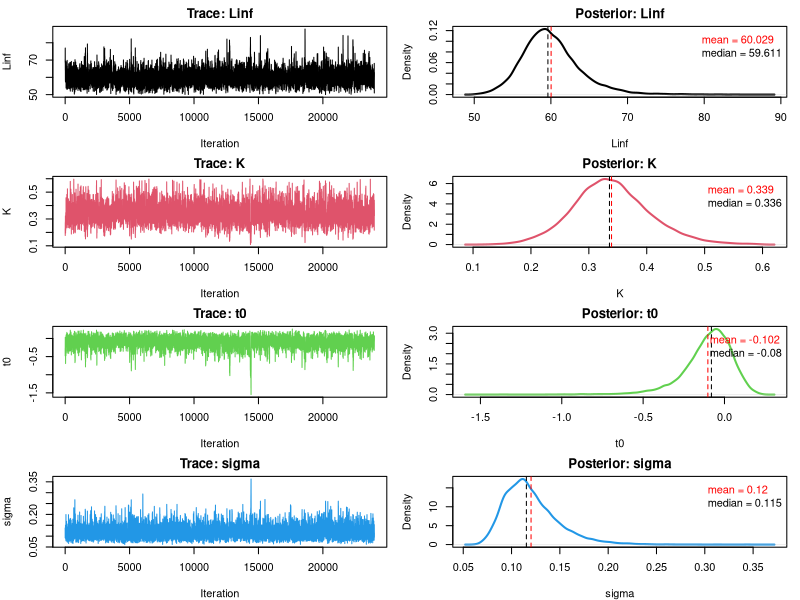
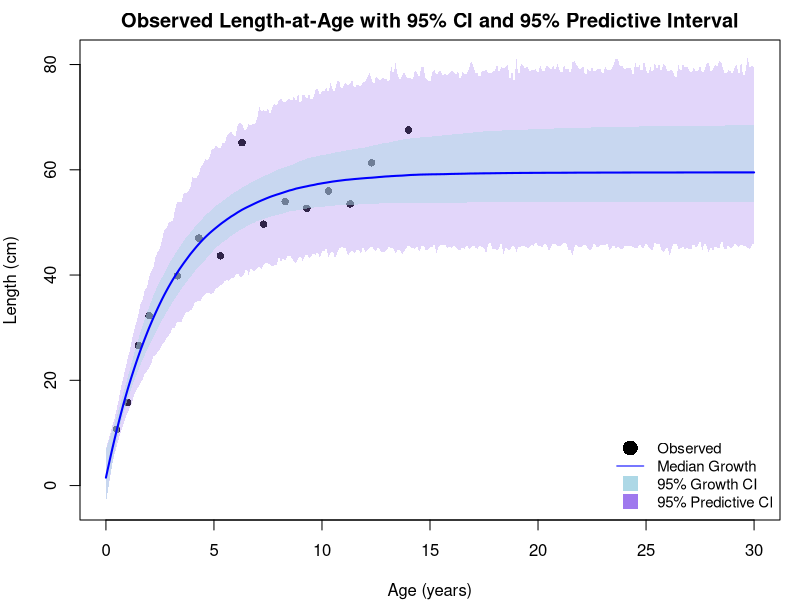
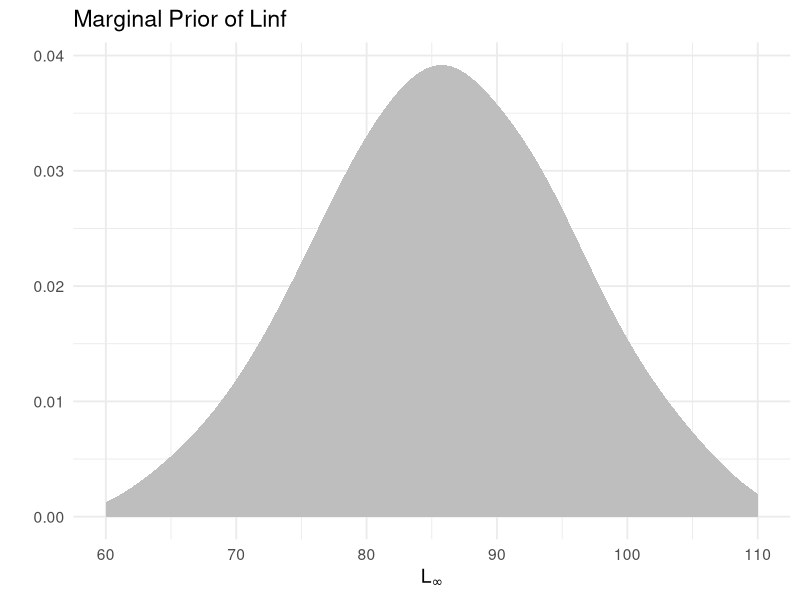
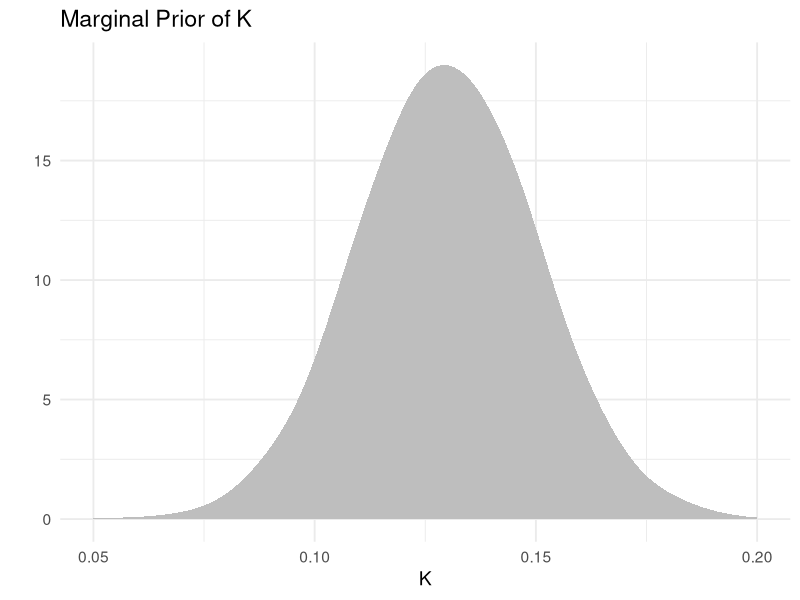

Write the R code that produced these figures, in order. (Note: this script raises an error after producing the figures.)
# 1.
age <- c(0.5, 1, 1.5, 2, 3.3, 4.3, 5.3, 6.3, 7.3, 8.3, 9.3, 10.3, 11.3, 12.3, 14)
length <- c(10.67, 15.81, 26.63, 32.29, 39.85, 47.03, 43.65, 65.15, 49.68, 53.97, 
            52.69, 55.98, 53.51, 61.32, 67.56)

log_likelihood <- function(params){
  Linf <- params[1]
  K <- params[2]
  t0 <- params[3]
  sigma <- params[4]
  
  if (Linf <= 0 || K <= 0 || sigma <= 0) return(-Inf)
  
  L_hat <- Linf * (1 - exp(-K * (age - t0)))
  L_hat[L_hat <= 0] <- 1e-6
  
  ll <- -sum((log(length) - log(L_hat)) ^ 2) / (2 * sigma ^ 2) - length(length) * log(sigma)
  return(ll)
}

#prior function with uniform distribution
log_prior <- function(params){
  Linf <- params[1]
  K <- params[2]
  t0 <- params[3]
  sigma <- params[4]
  
  if(Linf < 50 || Linf > 100) return(-Inf)
  if (K < 0.01 || K > 0.6) return(-Inf)
  if (t0 < -2 || t0 > 1) return(-Inf)
  if (sigma < 0.01 || sigma > 0.5) return(-Inf)
  
  return(0)
}

#MCMC
set.seed(123)

n_iter <- 300000
params <- matrix(NA, nrow = n_iter, ncol = 4)
params[1, ] <- c(59.32, 0.34, -0.06, 0.10) #start by MLE value

for(i in 2:n_iter){
  current <- params[i - 1, ]
  
  proposal <- current + rnorm(4, mean = 0, sd = c(2, 0.03, 0.05, 0.01))
  
  log_post_current <- log_likelihood(current) + log_prior(current)
  log_post_proposal <- log_likelihood(proposal) + log_prior(proposal)
  
  r <- exp(log_post_proposal - log_post_current)
  
  if(runif(1) < r){
    params[i, ] <- proposal
  }else{
   params[i, ] <- current 
  }
}

burnin <- n_iter * 0.2
thinning <- 10
posterior <- as.data.frame(params[seq(burnin + 1, n_iter, by = thinning), ])
colnames(posterior) <- c("Linf", "K", "t0", "sigma")

#trace plot and posterior density
par(mfrow = c(4, 2), mar = c(4, 4, 2, 1))

for(i in 1:4){
  name <- colnames(posterior)[i]
  vec <- posterior[[i]]
  
  plot(vec, type = "l", col = i, main = paste("Trace:", name),
       xlab = "Iteration", ylab = name)
  
  dens <- density(vec)
  plot(dens, main = paste("Posterior:", name), col = i, lwd = 2,
       xlab = name)
  abline(v = mean(vec), col = "red", lty = 2)
  abline(v = median(vec), col = "black", lty = 2)
  legend("topright", legend = c(paste("mean =", round(mean(vec), 3)),
                                paste("median =", round(median(vec), 3))),
         text.col = c("red", "black"), bty = "n")
}

par(mfrow = c(1, 1))

ages <- seq(0, 30, by = 0.1)  # 要預測的年齡範圍

# 用 posterior 抽樣生成成長曲線
n_samples <- 1000
set.seed(123)
sample_indices <- sample(1:nrow(posterior), n_samples)

# 建立空矩陣儲存所有抽樣後的 L(t)
L_mat <- matrix(NA, nrow = n_samples, ncol = length(ages))

for (i in 1:n_samples) {
  p <- posterior[sample_indices[i], ]
  Linf <- p$Linf; K <- p$K; t0 <- p$t0; sigma <- p$sigma
  L_hat <- Linf * (1 - exp(-K * (ages - t0)))
  L_mat[i, ] <- L_hat
}

# 每個年齡點的 2.5%、50%、97.5% quantile → 成長可信區間
CI_lower <- apply(L_mat, 2, quantile, probs = 0.025)
CI_median <- apply(L_mat, 2, quantile, probs = 0.5)
CI_upper <- apply(L_mat, 2, quantile, probs = 0.975)

# 預測區間（含 measurement error）
# 每一個 L_hat 加上 lognormal 誤差的標準差
pred_mat <- L_mat * exp(rnorm(length(L_mat), mean = 0, sd = posterior[sample_indices, "sigma"][i]))

Pred_lower <- apply(pred_mat, 2, quantile, probs = 0.025)
Pred_upper <- apply(pred_mat, 2, quantile, probs = 0.975)

# 畫圖
plot(age, length, pch = 16, ylim = range(Pred_lower, Pred_upper), 
     xlim = c(0, 30), xlab = "Age (years)", ylab = "Length (cm)",
     main = "Observed Length-at-Age with 95% CI and 95% Predictive Interval")

# 加入預測區間
polygon(c(ages, rev(ages)), c(Pred_upper, rev(Pred_lower)),
        col = adjustcolor("mediumpurple2", alpha.f = 0.3), border = NA)

# 加入可信區間
polygon(c(ages, rev(ages)), c(CI_upper, rev(CI_lower)),
        col = adjustcolor("lightblue", alpha.f = 0.5), border = NA)

# 中位數成長線
lines(ages, CI_median, col = "blue", lwd = 2)

# 圖例
legend("bottomright", legend = c("Observed", "Median Growth", 
                                 "95% Growth CI", "95% Predictive CI"),
       col = c("black", "blue", "lightblue", "mediumpurple2"),
       pch = c(16, NA, 15, 15), lty = c(NA, 1, NA, NA),
       pt.cex = 2, bty = "n", cex = 0.9)

# 2.
library(mvtnorm)
library(ggplot2)

# prior
mu_2 <- c(86, 0.13)
sigma_L_2 <- 10
sigma_K_2 <- 0.02
rho_2 <- -0.6
cov_matrix_2 <- matrix(c(
  sigma_L_2^2, rho_2 * sigma_L_2 * sigma_K_2,
  rho_2 * sigma_L_2 * sigma_K_2, sigma_K_2^2
), nrow = 2)

par(mfrow = c(1, 1))

#marginal prior of Linf
ggplot(data.frame(Linf = rnorm(10000, mean = 86, sd = 10)), aes(x = Linf)) +
  geom_density(fill = "gray", color = NA, adjust = 2) +
  xlim(60, 110) +
  labs(title = "Marginal Prior of Linf", x = expression(L[infinity]), y = "") +
  theme_minimal(base_size = 14)

#Marginal prior of K
ggplot(data.frame(K = rnorm(10000, mean = 0.13, sd = 0.02)), aes(x = K)) +
  geom_density(fill = "gray", color = NA, adjust = 2) +
  xlim(0.05, 0.2) +
  labs(title = "Marginal Prior of K", x = "K", y = "") +
  theme_minimal(base_size = 14)

#joint prior distribution of Linf and K

Linf_seq <- seq(60, 110, length.out = 200)
K_seq <- seq(0.05, 0.2, length.out = 200)
grid <- expand.grid(Linf = Linf_seq, K = K_seq)

grid$density <- dmvnorm(grid, mean = mu_2, sigma = cov_matrix_2)
# 生成 sample
set.seed(123)
prior_sample <- mvrnorm(100000, mu_2, cov_matrix_2)
prior_df <- as.data.frame(prior_sample)
colnames(prior_df) <- c("Linf", "K")

# 畫圖
ggplot(grid, aes(x = Linf, y = K, fill = density)) +
  geom_raster() +
  scale_fill_viridis_c() +
  labs(title = "Joint Prior Distribution of Linf and K",
       x = expression(L[infinity]), y = "K", fill = "Density") +
  theme_minimal(base_size = 14)

# log-likelihood
log_likelihood_2 <- function(params){
  Linf <- params[1]; K <- params[2]; t0 <- params[3]; sigma <- params[4]
  if (any(is.na(c(Linf, K, t0, sigma)))) return(-Inf)
  if (Linf <= 0 || K <= 0 || sigma <= 0) return(-Inf)
  L_hat <- Linf * (1 - exp(-K * (age - t0)))
  L_hat[L_hat <= 0] <- 1e-6
  -sum((log(length) - log(L_hat))^2) / (2 * sigma^2) - length(length) * log(sigma)
}

log_prior_2 <- function(params){
  Linf <- params[1]; K <- params[2]; t0 <- params[3]; sigma <- params[4]
  if (any(is.na(c(Linf, K, t0, sigma)))) return(-Inf)
  if (t0 < -2 || t0 > 1 || sigma < 0.01 || sigma > 0.5) return(-Inf)
  dmvnorm(c(Linf, K), mean = mu_2, sigma = cov_matrix_2, log = TRUE)
}

# MCMC
set.seed(111)
n_iter_2 <- 300000
params_2 <- matrix(NA, n_iter_2, 4)
params_2[1, ] <- c(86, 0.13, -0.5, 0.1)

for(i in 2:n_iter_2){
  current <- params_2[i - 1, ]
  proposal <- current + rnorm(4, mean = 0, sd = c(2, 0.01, 0.1, 0.01))
  log_post_current <- log_likelihood_2(current) + log_prior_2(current)
  log_post_proposal <- log_likelihood_2(proposal) + log_prior_2(proposal)
  r <- exp(log_post_proposal - log_post_current)
  
  if(runif(1) < r){
    params_2[i, ] <- proposal
  }else{
    params_2[i, ] <- current 
  }
}

burnin_2 <- 0.2 * n_iter_2
thinning_2 <- 10
posterior_2 <- as.data.frame(params_2[seq(burnin_2 + 1, n_iter_2, by = thinning_2), ])
colnames(posterior_2) <- c("Linf", "K", "t0", "sigma")

# 畫 trace + posterior density（不使用 coda）
par(mfrow = c(4, 2), mar = c(4, 4, 2, 1))
for(i in 1:4){
  name <- colnames(posterior_2)[i]
  vec <- posterior_2[[i]]
  plot(vec, type = "l", col = i, main = paste("Trace:", name), xlab = "Iteration", ylab = name)
  dens <- density(vec)
  plot(dens, main = paste("Posterior:", name), col = i, lwd = 2, xlab = name)
  
  if (name == "Linf") {
    curve(dnorm(x, mean = 86, sd = 10), col = "gray", lty = 3, lwd = 2, add = TRUE)
    legend("topleft", legend = "prior", col = "gray", lty = 3, lwd = 2, bty = "n")
  } else if (name == "K") {
    curve(dnorm(x, mean = 0.13, sd = 0.02), col = "gray", lty = 3, lwd = 2, add = TRUE)
    legend("topleft", legend = "prior", col = "gray", lty = 3, lwd = 2, bty = "n")
  }
  abline(v = mean(vec), col = "red", lty = 2)
  abline(v = median(vec), col = "black", lty = 2)
  legend("topright", legend = c(paste("mean =", round(mean(vec), 3)), paste("median =", round(median(vec), 3))),
         text.col = c("red", "black"), bty = "n")
}

# Growth Curve Plot
ages_2 <- seq(0, 30, by = 0.1)
n_samples_2 <- 1000
sample_indices_2 <- sample(1:nrow(posterior_2), n_samples_2)
L_mat_2 <- matrix(NA, nrow = n_samples_2, ncol = length(ages_2))

for (i in 1:n_samples_2) {
  p <- posterior_2[sample_indices_2[i], ]
  L_mat_2[i, ] <- p$Linf * (1 - exp(-p$K * (ages_2 - p$t0)))
}
CI_lower_2 <- apply(L_mat_2, 2, quantile, probs = 0.025)
CI_median_2 <- apply(L_mat_2, 2, quantile, probs = 0.5)
CI_upper_2 <- apply(L_mat_2, 2, quantile, probs = 0.975)

# 預測區間
pred_mat_2 <- L_mat_2
for (i in 1:n_samples_2) {
  sigma_i <- posterior_2$"sigma"[sample_indices_2[i]]
  pred_mat_2[i, ] <- L_mat_2[i, ] * exp(rnorm(length(ages_2), 0, sigma_i))
}
PI_lower_2 <- apply(pred_mat_2, 2, quantile, probs = 0.025)
PI_upper_2 <- apply(pred_mat_2, 2, quantile, probs = 0.975)

# 畫圖
par(mfrow = c(1, 1))
plot(age, length, pch = 16, ylim = range(PI_lower_2, PI_upper_2),
     xlim = c(0, 30), xlab = "Age (years)", ylab = "Length (cm)",
     main = "Observed Length-at-Age with 95% CI and 95% Predictive Interval")
polygon(c(ages_2, rev(ages_2)), c(PI_upper_2, rev(PI_lower_2)),
        col = adjustcolor("mediumpurple2", alpha.f = 0.3), border = NA)
polygon(c(ages_2, rev(ages_2)), c(CI_upper_2, rev(CI_lower_2)),
        col = adjustcolor("lightblue", alpha.f = 0.5), border = NA)
lines(ages_2, CI_median_2, col = "blue", lwd = 2)
legend("bottomright", legend = c("Observed", "Median Growth", "95% Growth CI", "95% Predictive CI"),
       col = c("black", "blue", "lightblue", "mediumpurple2"),
       pch = c(16, NA, 15, 15), lty = c(NA, 1, NA, NA), pt.cex = 2, bty = "n")
